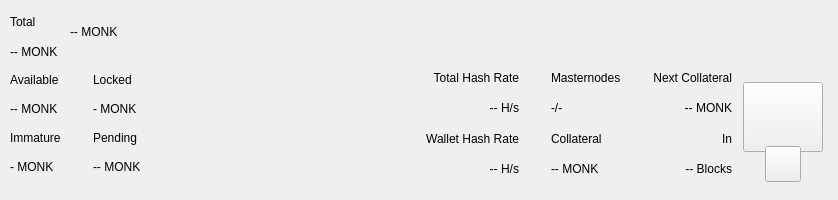
<?xml version="1.0" encoding="UTF-8"?>
<ui version="4.0">
 <class>TopBar</class>
 <widget class="QWidget" name="TopBar">
  <property name="geometry">
   <rect>
    <x>0</x>
    <y>0</y>
    <width>838</width>
    <height>200</height>
   </rect>
  </property>
  <property name="minimumSize">
   <size>
    <width>0</width>
    <height>200</height>
   </size>
  </property>
  <property name="maximumSize">
   <size>
    <width>16777215</width>
    <height>200</height>
   </size>
  </property>
  <property name="windowTitle">
   <string>Form</string>
  </property>
  <layout class="QVBoxLayout" name="verticalLayout_10" stretch="0">
   <property name="spacing">
    <number>0</number>
   </property>
   <property name="leftMargin">
    <number>0</number>
   </property>
   <property name="topMargin">
    <number>0</number>
   </property>
   <property name="rightMargin">
    <number>0</number>
   </property>
   <property name="bottomMargin">
    <number>0</number>
   </property>
   <item>
    <widget class="PFBorderImage" name="containerTop">
     <layout class="QVBoxLayout" name="verticalLayout_11">
      <property name="spacing">
       <number>0</number>
      </property>
      <property name="leftMargin">
       <number>0</number>
      </property>
      <property name="topMargin">
       <number>0</number>
      </property>
      <property name="rightMargin">
       <number>0</number>
      </property>
      <property name="bottomMargin">
       <number>0</number>
      </property>
      <item>
       <widget class="QWidget" name="top_container_2" native="true">
        <property name="minimumSize">
         <size>
          <width>0</width>
          <height>65</height>
         </size>
        </property>
        <layout class="QHBoxLayout" name="top_container">
         <property name="spacing">
          <number>0</number>
         </property>
         <property name="leftMargin">
          <number>10</number>
         </property>
         <property name="topMargin">
          <number>0</number>
         </property>
         <property name="rightMargin">
          <number>10</number>
         </property>
         <property name="bottomMargin">
          <number>0</number>
         </property>
         <item>
          <layout class="QHBoxLayout" name="horizontalLayout_4">
           <property name="spacing">
            <number>12</number>
           </property>
           <property name="rightMargin">
            <number>0</number>
           </property>
           <item>
            <widget class="QWidget" name="widgetAmount" native="true">
             <layout class="QVBoxLayout" name="verticalLayout_2">
              <property name="spacing">
               <number>2</number>
              </property>
              <property name="leftMargin">
               <number>0</number>
              </property>
              <property name="topMargin">
               <number>8</number>
              </property>
              <property name="rightMargin">
               <number>0</number>
              </property>
              <property name="bottomMargin">
               <number>0</number>
              </property>
              <item>
               <widget class="QLabel" name="labelTitle1">
                <property name="text">
                 <string>Total</string>
                </property>
               </widget>
              </item>
              <item>
               <widget class="PrivateQLabel" name="labelAmountPiv">
                <property name="text">
                 <string notr="true">-- MONK</string>
                </property>
               </widget>
              </item>
             </layout>
            </widget>
           </item>
           <item alignment="Qt::AlignVCenter">
            <widget class="QWidget" name="widgetTopAmount" native="true">
             <property name="sizePolicy">
              <sizepolicy hsizetype="Preferred" vsizetype="Maximum">
               <horstretch>0</horstretch>
               <verstretch>0</verstretch>
              </sizepolicy>
             </property>
             <layout class="QHBoxLayout" name="horizontalLayout_5">
              <property name="spacing">
               <number>0</number>
              </property>
              <property name="leftMargin">
               <number>0</number>
              </property>
              <property name="topMargin">
               <number>0</number>
              </property>
              <property name="rightMargin">
               <number>0</number>
              </property>
              <property name="bottomMargin">
               <number>0</number>
              </property>
              <item alignment="Qt::AlignTop">
               <widget class="PrivateQLabel" name="labelAmountTopPiv">
                <property name="minimumSize">
                 <size>
                  <width>0</width>
                  <height>36</height>
                 </size>
                </property>
                <property name="styleSheet">
                 <string notr="true">padding:0px;margin:0px;</string>
                </property>
                <property name="text">
                 <string notr="true">-- MONK</string>
                </property>
               </widget>
              </item>
             </layout>
            </widget>
           </item>
           <item>
            <spacer name="horizontalSpacer">
             <property name="orientation">
              <enum>Qt::Horizontal</enum>
             </property>
             <property name="sizeHint" stdset="0">
              <size>
               <width>40</width>
               <height>20</height>
              </size>
             </property>
            </spacer>
           </item>
           <item alignment="Qt::AlignRight">
            <widget class="QWidget" name="layoutSync" native="true">
             <property name="minimumSize">
              <size>
               <width>0</width>
               <height>36</height>
              </size>
             </property>
             <property name="maximumSize">
              <size>
               <width>16777215</width>
               <height>36</height>
              </size>
             </property>
             <layout class="QVBoxLayout" name="verticalLayout_9">
              <property name="leftMargin">
               <number>0</number>
              </property>
              <property name="topMargin">
               <number>0</number>
              </property>
              <property name="rightMargin">
               <number>0</number>
              </property>
              <property name="bottomMargin">
               <number>0</number>
              </property>
              <item>
               <widget class="ExpandableButton" name="pushButtonSync" native="true">
                <property name="minimumSize">
                 <size>
                  <width>36</width>
                  <height>36</height>
                 </size>
                </property>
                <property name="maximumSize">
                 <size>
                  <width>16777215</width>
                  <height>36</height>
                 </size>
                </property>
               </widget>
              </item>
             </layout>
            </widget>
           </item>
           <item>
            <widget class="ExpandableButton" name="pushButtonHDUpgrade" native="true">
             <property name="minimumSize">
              <size>
               <width>36</width>
               <height>36</height>
              </size>
             </property>
             <property name="maximumSize">
              <size>
               <width>16777215</width>
               <height>36</height>
              </size>
             </property>
            </widget>
           </item>
           <item>
            <widget class="ExpandableButton" name="pushButtonStack" native="true">
             <property name="minimumSize">
              <size>
               <width>36</width>
               <height>36</height>
              </size>
             </property>
             <property name="maximumSize">
              <size>
               <width>16777215</width>
               <height>36</height>
              </size>
             </property>
            </widget>
           </item>
           <item>
            <widget class="ExpandableButton" name="pushButtonConf" native="true">
             <property name="minimumSize">
              <size>
               <width>36</width>
               <height>36</height>
              </size>
             </property>
             <property name="maximumSize">
              <size>
               <width>16777215</width>
               <height>36</height>
              </size>
             </property>
            </widget>
           </item>
           <item>
            <widget class="ExpandableButton" name="pushButtonMasternodes" native="true">
             <property name="minimumSize">
              <size>
               <width>36</width>
               <height>36</height>
              </size>
             </property>
             <property name="maximumSize">
              <size>
               <width>16777215</width>
               <height>36</height>
              </size>
             </property>
            </widget>
           </item>
           <item>
            <widget class="ExpandableButton" name="pushButtonConsole" native="true">
             <property name="minimumSize">
              <size>
               <width>36</width>
               <height>36</height>
              </size>
             </property>
             <property name="maximumSize">
              <size>
               <width>16777215</width>
               <height>36</height>
              </size>
             </property>
            </widget>
           </item>
           <item>
            <widget class="ExpandableButton" name="pushButtonConnection" native="true">
             <property name="minimumSize">
              <size>
               <width>36</width>
               <height>36</height>
              </size>
             </property>
             <property name="maximumSize">
              <size>
               <width>16777215</width>
               <height>36</height>
              </size>
             </property>
            </widget>
           </item>
           <item>
            <widget class="ExpandableButton" name="pushButtonTor" native="true">
             <property name="minimumSize">
              <size>
               <width>36</width>
               <height>36</height>
              </size>
             </property>
             <property name="maximumSize">
              <size>
               <width>16777215</width>
               <height>36</height>
              </size>
             </property>
            </widget>
           </item>
           <item>
            <widget class="ExpandableButton" name="pushButtonLock" native="true">
             <property name="sizePolicy">
              <sizepolicy hsizetype="Expanding" vsizetype="Expanding">
               <horstretch>0</horstretch>
               <verstretch>0</verstretch>
              </sizepolicy>
             </property>
             <property name="minimumSize">
              <size>
               <width>36</width>
               <height>0</height>
              </size>
             </property>
             <property name="maximumSize">
              <size>
               <width>16777215</width>
               <height>36</height>
              </size>
             </property>
            </widget>
           </item>
           <item>
            <widget class="ExpandableButton" name="pushButtonTheme" native="true">
             <property name="minimumSize">
              <size>
               <width>36</width>
               <height>36</height>
              </size>
             </property>
             <property name="maximumSize">
              <size>
               <width>16777215</width>
               <height>36</height>
              </size>
             </property>
            </widget>
           </item>
           <item>
            <widget class="ExpandableButton" name="pushButtonFAQ" native="true">
             <property name="minimumSize">
              <size>
               <width>36</width>
               <height>36</height>
              </size>
             </property>
             <property name="maximumSize">
              <size>
               <width>16777215</width>
               <height>36</height>
              </size>
             </property>
            </widget>
           </item>
           <item>
            <widget class="ExpandableButton" name="pushButtonPrivacy" native="true">
             <property name="minimumSize">
              <size>
               <width>36</width>
               <height>36</height>
              </size>
             </property>
             <property name="maximumSize">
              <size>
               <width>16777215</width>
               <height>36</height>
              </size>
             </property>
            </widget>
           </item>
          </layout>
         </item>
        </layout>
       </widget>
      </item>
      <item>
       <widget class="QWidget" name="bottom_container" native="true">
        <property name="minimumSize">
         <size>
          <width>0</width>
          <height>135</height>
         </size>
        </property>
        <layout class="QHBoxLayout" name="botton_container">
         <property name="leftMargin">
          <number>10</number>
         </property>
         <property name="topMargin">
          <number>0</number>
         </property>
         <property name="rightMargin">
          <number>10</number>
         </property>
         <property name="bottomMargin">
          <number>10</number>
         </property>
         <item>
          <layout class="QHBoxLayout" name="horizontalLayout_3">
           <property name="spacing">
            <number>0</number>
           </property>
           <property name="bottomMargin">
            <number>9</number>
           </property>
           <item>
            <layout class="QVBoxLayout" name="verticalLayout_7">
             <property name="spacing">
              <number>0</number>
             </property>
             <property name="leftMargin">
              <number>0</number>
             </property>
             <property name="rightMargin">
              <number>0</number>
             </property>
             <item>
              <layout class="QHBoxLayout" name="horizontalLayout_2">
               <property name="spacing">
                <number>0</number>
               </property>
               <item>
                <layout class="QVBoxLayout" name="verticalLayout_6">
                 <item>
                  <widget class="QLabel" name="labelTitle5">
                   <property name="text">
                    <string>Available</string>
                   </property>
                  </widget>
                 </item>
                 <item>
                  <widget class="PrivateQLabel" name="labelAvailablePiv">
                   <property name="text">
                    <string>-- MONK</string>
                   </property>
                  </widget>
                 </item>
                 <item>
                  <widget class="QLabel" name="labelTitle4">
                   <property name="text">
                    <string>Immature</string>
                   </property>
                  </widget>
                 </item>
                 <item>
                  <widget class="PrivateQLabel" name="labelImmaturePiv">
                   <property name="text">
                    <string notr="true">- MONK</string>
                   </property>
                  </widget>
                 </item>
                </layout>
               </item>
               <item>
                <layout class="QVBoxLayout" name="verticalLayout_8">
                 <property name="leftMargin">
                  <number>32</number>
                 </property>
                 <item>
                  <widget class="QLabel" name="labelTitle6">
                   <property name="text">
                    <string>Locked</string>
                   </property>
                  </widget>
                 </item>
                 <item>
                  <widget class="PrivateQLabel" name="labelLockedPiv">
                   <property name="text">
                    <string>- MONK</string>
                   </property>
                  </widget>
                 </item>
                 <item>
                  <widget class="QLabel" name="labelTitle3">
                   <property name="text">
                    <string>Pending</string>
                   </property>
                  </widget>
                 </item>
                 <item>
                  <widget class="PrivateQLabel" name="labelPendingPiv">
                   <property name="text">
                    <string notr="true">-- MONK</string>
                   </property>
                  </widget>
                 </item>
                </layout>
               </item>
              </layout>
             </item>
            </layout>
           </item>
          </layout>
         </item>
         <item>
          <spacer name="horizontalSpacer_2">
           <property name="orientation">
            <enum>Qt::Horizontal</enum>
           </property>
           <property name="sizeHint" stdset="0">
            <size>
             <width>40</width>
             <height>20</height>
            </size>
           </property>
          </spacer>
         </item>
         <item>
          <layout class="QHBoxLayout" name="horizontalLayout_6">
           <property name="spacing">
            <number>0</number>
           </property>
           <property name="rightMargin">
            <number>0</number>
           </property>
           <property name="bottomMargin">
            <number>9</number>
           </property>
           <item>
            <widget class="QWidget" name="widgetStaking" native="true">
             <layout class="QVBoxLayout" name="verticalLayout_12">
              <property name="leftMargin">
               <number>32</number>
              </property>
              <property name="topMargin">
               <number>0</number>
              </property>
              <property name="rightMargin">
               <number>0</number>
              </property>
              <property name="bottomMargin">
               <number>0</number>
              </property>
              <item>
               <widget class="QLabel" name="labelNetworkHashRateTitle">
                <property name="text">
                 <string>Total Hash Rate</string>
                </property>
                <property name="textFormat">
                 <enum>Qt::AutoText</enum>
                </property>
                <property name="alignment">
                 <set>Qt::AlignRight|Qt::AlignTrailing|Qt::AlignVCenter</set>
                </property>
               </widget>
              </item>
              <item>
               <widget class="QLabel" name="labelNetworkHashRateValue">
                <property name="layoutDirection">
                 <enum>Qt::LeftToRight</enum>
                </property>
                <property name="text">
                 <string>-- H/s</string>
                </property>
                <property name="textFormat">
                 <enum>Qt::AutoText</enum>
                </property>
                <property name="alignment">
                 <set>Qt::AlignRight|Qt::AlignTrailing|Qt::AlignVCenter</set>
                </property>
               </widget>
              </item>
              <item>
               <widget class="QLabel" name="labelWalletHashRateTitle">
                <property name="text">
                 <string>Wallet Hash Rate</string>
                </property>
                <property name="textFormat">
                 <enum>Qt::AutoText</enum>
                </property>
                <property name="alignment">
                 <set>Qt::AlignRight|Qt::AlignTrailing|Qt::AlignVCenter</set>
                </property>
               </widget>
              </item>
              <item>
               <widget class="PrivateQLabel" name="labelWalletHashRateValue">
                <property name="text">
                 <string notr="true">-- H/s</string>
                </property>
                <property name="textFormat">
                 <enum>Qt::AutoText</enum>
                </property>
                <property name="alignment">
                 <set>Qt::AlignRight|Qt::AlignTrailing|Qt::AlignVCenter</set>
                </property>
               </widget>
              </item>
             </layout>
            </widget>
           </item>
           <item>
            <widget class="QWidget" name="widgetMasternodes" native="true">
             <layout class="QVBoxLayout">
              <property name="leftMargin">
               <number>32</number>
              </property>
              <property name="topMargin">
               <number>0</number>
              </property>
              <property name="rightMargin">
               <number>0</number>
              </property>
              <property name="bottomMargin">
               <number>0</number>
              </property>
              <item>
               <widget class="QLabel" name="labelMasternodesTitle">
                <property name="text">
                 <string>Masternodes</string>
                </property>
               </widget>
              </item>
              <item>
               <widget class="PrivateQLabel" name="labelMasternodeCount">
                <property name="text">
                 <string>-/-</string>
                </property>
               </widget>
              </item>
              <item>
               <widget class="QLabel" name="labelCollateralTitle">
                <property name="text">
                 <string>Collateral</string>
                </property>
               </widget>
              </item>
              <item>
               <widget class="QLabel" name="labelCollateralValue">
                <property name="text">
                 <string notr="true">-- MONK</string>
                </property>
               </widget>
              </item>
             </layout>
            </widget>
           </item>
           <item>
            <widget class="QWidget" name="widgetNextCollateral" native="true">
             <layout class="QVBoxLayout" name="verticalLayout_13">
              <property name="leftMargin">
               <number>32</number>
              </property>
              <property name="topMargin">
               <number>0</number>
              </property>
              <property name="rightMargin">
               <number>0</number>
              </property>
              <property name="bottomMargin">
               <number>0</number>
              </property>
              <item>
               <widget class="QLabel" name="labelNextMasternodesTitle">
                <property name="text">
                 <string>Next Collateral</string>
                </property>
                <property name="textFormat">
                 <enum>Qt::AutoText</enum>
                </property>
                <property name="alignment">
                 <set>Qt::AlignRight|Qt::AlignTrailing|Qt::AlignVCenter</set>
                </property>
               </widget>
              </item>
              <item>
               <widget class="QLabel" name="labelNextCollateralValue">
                <property name="text">
                 <string>-- MONK</string>
                </property>
                <property name="textFormat">
                 <enum>Qt::AutoText</enum>
                </property>
                <property name="alignment">
                 <set>Qt::AlignRight|Qt::AlignTrailing|Qt::AlignVCenter</set>
                </property>
               </widget>
              </item>
              <item>
               <widget class="QLabel" name="labelRemainingBlocks">
                <property name="text">
                 <string>In</string>
                </property>
                <property name="textFormat">
                 <enum>Qt::AutoText</enum>
                </property>
                <property name="alignment">
                 <set>Qt::AlignRight|Qt::AlignTrailing|Qt::AlignVCenter</set>
                </property>
               </widget>
              </item>
              <item>
               <widget class="QLabel" name="labelNextCollateralBlocks">
                <property name="text">
                 <string notr="true">-- Blocks</string>
                </property>
                <property name="textFormat">
                 <enum>Qt::AutoText</enum>
                </property>
                <property name="alignment">
                 <set>Qt::AlignRight|Qt::AlignTrailing|Qt::AlignVCenter</set>
                </property>
               </widget>
              </item>
             </layout>
            </widget>
           </item>
          </layout>
         </item>
         <item>
          <widget class="QWidget" name="qrContainer" native="true">
           <property name="sizePolicy">
            <sizepolicy hsizetype="Preferred" vsizetype="Minimum">
             <horstretch>0</horstretch>
             <verstretch>0</verstretch>
            </sizepolicy>
           </property>
           <property name="minimumSize">
            <size>
             <width>90</width>
             <height>110</height>
            </size>
           </property>
           <property name="maximumSize">
            <size>
             <width>90</width>
             <height>110</height>
            </size>
           </property>
           <layout class="QVBoxLayout" name="containerQR">
            <property name="spacing">
             <number>0</number>
            </property>
            <property name="leftMargin">
             <number>5</number>
            </property>
            <property name="topMargin">
             <number>10</number>
            </property>
            <property name="rightMargin">
             <number>5</number>
            </property>
            <property name="bottomMargin">
             <number>0</number>
            </property>
            <item>
             <widget class="QPushButton" name="btnQr">
              <property name="minimumSize">
               <size>
                <width>70</width>
                <height>70</height>
               </size>
              </property>
              <property name="maximumSize">
               <size>
                <width>16777215</width>
                <height>70</height>
               </size>
              </property>
              <property name="focusPolicy">
               <enum>Qt::NoFocus</enum>
              </property>
              <property name="text">
               <string/>
              </property>
              <property name="iconSize">
               <size>
                <width>70</width>
                <height>70</height>
               </size>
              </property>
             </widget>
            </item>
            <item>
             <spacer name="verticalSpacer">
              <property name="orientation">
               <enum>Qt::Vertical</enum>
              </property>
              <property name="sizeType">
               <enum>QSizePolicy::Fixed</enum>
              </property>
              <property name="sizeHint" stdset="0">
               <size>
                <width>20</width>
                <height>20</height>
               </size>
              </property>
             </spacer>
            </item>
            <item alignment="Qt::AlignHCenter|Qt::AlignBottom">
             <widget class="QPushButton" name="pushButtonQR">
              <property name="minimumSize">
               <size>
                <width>36</width>
                <height>36</height>
               </size>
              </property>
              <property name="maximumSize">
               <size>
                <width>36</width>
                <height>36</height>
               </size>
              </property>
              <property name="focusPolicy">
               <enum>Qt::NoFocus</enum>
              </property>
              <property name="text">
               <string/>
              </property>
             </widget>
            </item>
           </layout>
          </widget>
         </item>
        </layout>
       </widget>
      </item>
     </layout>
    </widget>
   </item>
  </layout>
 </widget>
 <customwidgets>
  <customwidget>
   <class>ExpandableButton</class>
   <extends>QWidget</extends>
   <header>qt/pivx/expandablebutton.h</header>
   <container>1</container>
  </customwidget>
  <customwidget>
   <class>PFBorderImage</class>
   <extends>QFrame</extends>
   <header>qt/pivx/pfborderimage.h</header>
   <container>1</container>
  </customwidget>
  <customwidget>
   <class>PrivateQLabel</class>
   <extends>QLabel</extends>
   <header>qt/pivx/privatelabel.h</header>
   <container>0</container>
  </customwidget>
 </customwidgets>
 <resources/>
 <connections/>
</ui>
